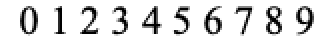
#> input picture img/digits.png, 167 x 20 px (shown 2 times larger)
$ jupyter execute --allow-errors generate_damaged_digits_image.ipynb
#> lines starting #> are read from the running program, lines starting #| are printed output that depends on the picture; after the words box and inside, x2 and y2 are one past the last pixel; in counts of white or black regions, pixels touching at a corner belong together
[cell 1]
import cv2
import numpy as np
import matplotlib.pyplot as plt

Import digits and mask image

[cell 2]
mask = cv2.imread('img/mask.png', 0)
src = cv2.imread('img/digits.png', 0)
#> src is the input picture: shape (20, 167); min 0, max 255, mean 221.6

Convert binary inverse

[cell 3]
_, dst = cv2.threshold(src, 127, 255, cv2.THRESH_BINARY_INV)
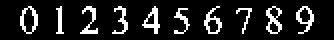
#> dst: shape (20, 167) (shown 2 times larger); 13% white in thin lines or dots, all inside (x1, y1, x2, y2) = (10, 3, 157, 17)

[cell 4]
plt.subplot(1, 2, 1)
plt.imshow(src, cmap='gray')
plt.subplot(1, 2, 2)
plt.imshow(dst, cmap='gray')
plt.tight_layout()
plt.show()
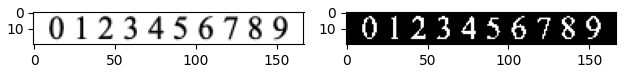
#> figure drawn by matplotlib, 2 panels

Find contours and crop images

[cell 5]
contours, _ = cv2.findContours(dst, cv2.RETR_EXTERNAL, cv2.CHAIN_APPROX_SIMPLE)
#> contours = 10 contours, 4 with area under 20; largest, box (x1, y1, x2, y2) and area: (10, 3, 19, 17) 80, (133, 3, 141, 17) 65, (148, 3, 157, 17) 56, (102, 3, 111, 17) 52, (71, 3, 80, 17) 48, (40, 3, 49, 17) 24

pad = 5
digits_imgs = []
for c in contours:
    x, y, w, h = cv2.boundingRect(c)
    crop = dst[y:y+h, x:x+w]
    border = cv2.copyMakeBorder(crop, pad, pad, pad, pad, cv2.BORDER_CONSTANT, None, 0)
    digits_imgs.append(border)
#> this loop made 10 passes
#> (x, y, w, h) on passes 1 to 10: (118, 4, 8, 13), (87, 4, 8, 13), (148, 3, 9, 14), (133, 3, 8, 14), (102, 3, 9, 14), (71, 3, 9, 14), (56, 3, 8, 14), (40, 3, 9, 14), (28, 3, 4, 14), (10, 3, 9, 14)
#> after the loop, digits_imgs = 10 items

fig = plt.figure()
for i in range(10):
    fig.add_subplot(1, 10, i+1)
    plt.imshow(digits_imgs[i], cmap='gray')
    plt.axis('off')
plt.show()
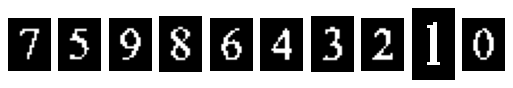
#> figure drawn by matplotlib, 10 panels
